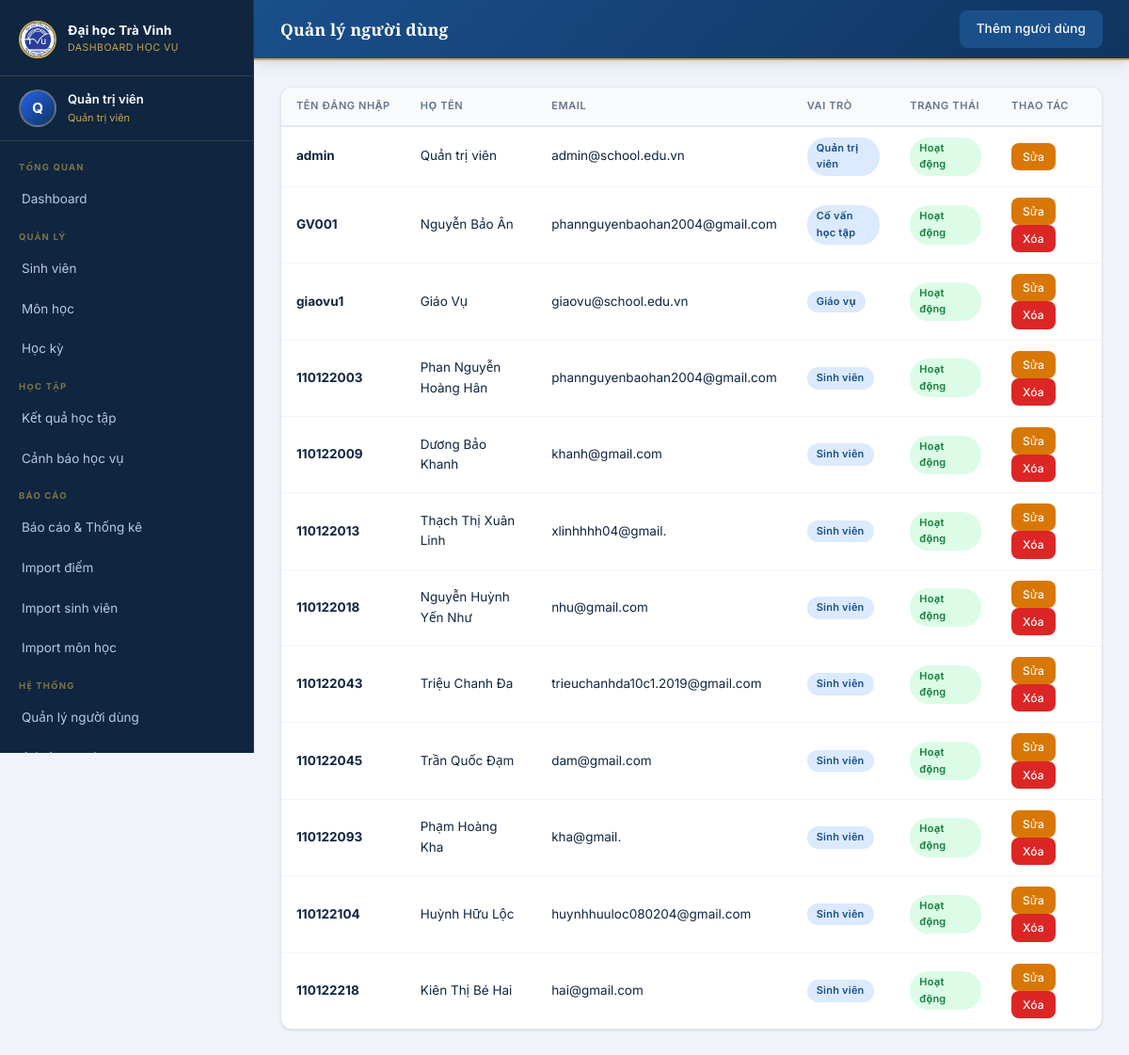
The page /accounts/users/ (signed in) on the database its author committed.
### accounts/models.py (models this page shows, shortened)
class CustomUser(AbstractUser):
    ROLE_CHOICES = [
        ('admin', 'Quản trị viên'),
        ('giaovu', 'Giáo vụ'),
        ('covan', 'Cố vấn học tập'),
        ('sinhvien', 'Sinh viên'),
    ]
    role = models.CharField(max_length=20, choices=ROLE_CHOICES, default='sinhvien', verbose_name='Vai trò')
    full_name = models.CharField(max_length=200, blank=True, verbose_name='Họ và tên')
    phone = models.CharField(max_length=15, blank=True, verbose_name='Số điện thoại')
    class Meta:
        verbose_name = 'Người dùng'
        verbose_name_plural = 'Người dùng'
    @property
    def is_admin(self):
        return self.role == 'admin'
    @property
    def is_giaovu(self):
        return self.role == 'giaovu'
    @property
    def is_sinhvien(self):
        return self.role == 'sinhvien'

### accounts/views.py (the view)
# urls.py: path('users/', views.user_list, name='user_list'),
@login_required
def user_list(request):
    if not (request.user.is_admin):
        messages.error(request, 'Bạn không có quyền truy cập.')
        return redirect('dashboard:index')
    users = CustomUser.objects.all().order_by('role', 'username')
    return render(request, 'accounts/user_list.html', {'users': users})

### templates/accounts/user_list.html (shortened to what this page needs)
{% extends 'base.html' %}
{% block page_title %}Quản lý người dùng{% endblock %}
{% block topbar_actions %}
<a href="{% url 'accounts:user_create' %}" class="btn btn-primary">Thêm người dùng</a>
{% endblock %}
{% block content %}
<div class="card">
    <div class="card-body" style="padding:0">
        <div class="table-responsive">
        <table class="data-table">
            <thead><tr>
                <th>Tên đăng nhập</th><th>Họ tên</th><th>Email</th><th>Vai trò</th><th>Trạng thái</th><th>Thao tác</th>
            </tr></thead>
            <tbody>
            {% for u in users %}
            <tr>
                <td><strong>{{ u.username }}</strong></td>
                <td>{{ u.full_name|default:'-' }}</td>
                <td>{{ u.email|default:'-' }}</td>
                <td><span class="badge badge-info">{{ u.get_role_display }}</span></td>
                <td>{% if u.is_active %}<span class="badge badge-success">Hoạt động</span>{% else %}<span class="badge badge-secondary">Khóa</span>{% endif %}</td>
                <td>
                    <a href="{% url 'accounts:user_edit' u.pk %}" class="btn btn-sm btn-warning">Sửa</a>
                    {% if u != request.user %}
                    <a href="{% url 'accounts:user_delete' u.pk %}" class="btn btn-sm btn-danger">Xóa</a>
                    {% endif %}
                </td>
            </tr>
            {% empty %}
            <tr><td colspan="6" style="text-align:center;color:#94a3b8;padding:32px">Chưa có người dùng</td></tr>
            {% endfor %}
            </tbody>
        </table>
        </div>
    </div>
</div>
{% endblock %}

### templates/base.html (shortened to what this page needs)
<!DOCTYPE html>
<html lang="vi">
<head>
    <link rel="stylesheet" href="/static/css/main.css?v=1.0.1">
</head>
<body>
{% if user.is_authenticated %}
<aside class="sidebar" id="sidebar">
    <div class="sidebar-brand">
        <img src="/static/img/logo_tvu.png" alt="TVU Logo"
             style="width:40px;height:40px;border-radius:50%;object-fit:cover;flex-shrink:0">
        <div>
            <div class="brand-text">Đại học Trà Vinh</div>
            <div class="brand-sub">Dashboard Học Vụ</div>
        </div>
    </div>
    <div class="sidebar-user">
        <div class="avatar">{{ user.full_name|first|upper|default:user.username|first|upper }}</div>
        <div class="user-info">
            <div class="user-name">{{ user.full_name|default:user.username }}</div>
            <div class="user-role">{{ user.get_role_display }}</div>
        </div>
    </div>
    <nav class="sidebar-nav">
        <div class="nav-section-title">Tổng quan</div>
        <a href="{% url 'dashboard:index' %}" class="{% if request.resolver_match.namespace == 'dashboard' and request.resolver_match.url_name == 'index' %}active{% endif %}">
            Dashboard
        </a>
        {% if not user.is_sinhvien %}
        <div class="nav-section-title">Quản lý</div>
        <a href="{% url 'students:sinhvien_list' %}" class="{% if request.resolver_match.namespace == 'students' and 'sinhvien' in request.resolver_match.url_name %}active{% endif %}">
            Sinh viên
        </a>
        {% if user.is_giaovu or user.is_admin %}
        <a href="{% url 'students:monhoc_list' %}" class="{% if 'monhoc' in request.resolver_match.url_name %}active{% endif %}">
            Môn học
        </a>
        <a href="{% url 'students:hocky_list' %}" class="{% if 'hocky' in request.resolver_match.url_name %}active{% endif %}">
            Học kỳ
        </a>
        {% endif %}
        {% else %}
        <div class="nav-section-title">Thông tin</div>
        {% endif %}
        <div class="nav-section-title">Học tập</div>
        <a href="{% url 'results:ketqua_list' %}" class="{% if request.resolver_match.namespace == 'results' %}active{% endif %}">
            Kết quả học tập
        </a>
        <a href="{% url 'academic_warnings:canhbao_list' %}" class="{% if request.resolver_match.namespace == 'academic_warnings' %}active{% endif %}">
            Cảnh báo học vụ
        </a>
        {% if not user.is_sinhvien %}
        <div class="nav-section-title">Báo cáo</div>
        <a href="{% url 'dashboard:bao_cao' %}" class="{% if request.resolver_match.url_name == 'bao_cao' %}active{% endif %}">
            Báo cáo & Thống kê
        </a>
        {% if user.is_giaovu or user.is_admin %}
        <a href="{% url 'results:import_diem' %}">
            Import điểm
        </a>
        <a href="{% url 'students:import_sinhvien' %}">
            Import sinh viên
        </a>
        <a href="{% url 'students:import_monhoc' %}">
            Import môn học
        </a>
        {% endif %}
        {% endif %}
        {% if user.is_admin %}
        <div class="nav-section-title">Hệ thống</div>
        <a href="{% url 'accounts:user_list' %}">
            Quản lý người dùng
        </a>
        <a href="/admin/">
        </a>
        {% endif %}
    </nav>
</aside>
<div class="main-wrapper">
    <header class="topbar">
        <div class="topbar-title">{% block page_title %}Dashboard{% endblock %}</div>
        <div class="topbar-actions">
            {% block topbar_actions %}{% endblock %}
        </div>
    </header>
    <main class="page-content">
        {% block content %}{% endblock %}
    </main>
</div>
{% else %}
{% block auth_content %}{% endblock %}
{% endif %}
</body>
</html>

### rows shown on the page
CustomUser: full_name|first "Q", full_name "Quản trị viên", role "Quản trị viên", username "admin", email "admin@school.edu.vn", is_active "Hoạt động"
CustomUser: username "GV001", full_name "Nguyễn Bảo Ân", email "phannguyenbaohan2004@gmail.com", role "Cố vấn học tập", is_active "Hoạt động", shows "Xóa"
CustomUser: username "giaovu1", full_name "Giáo Vụ", email "giaovu@school.edu.vn", role "Giáo vụ", is_active "Hoạt động", shows "Xóa"
CustomUser: username "110122003", full_name "Phan Nguyễn Hoàng Hân", email "phannguyenbaohan2004@gmail.com", role "Sinh viên", is_active "Hoạt động", shows "Xóa"
CustomUser: username "110122009", full_name "Dương Bảo Khanh", email "khanh@gmail.com", role "Sinh viên", is_active "Hoạt động", shows "Xóa"
CustomUser: username "110122013", full_name "Thạch Thị Xuân Linh", email "xlinhhhh04@gmail.", role "Sinh viên", is_active "Hoạt động", shows "Xóa"
CustomUser: username "110122018", full_name "Nguyễn Huỳnh Yến Như", email "nhu@gmail.com", role "Sinh viên", is_active "Hoạt động", shows "Xóa"
CustomUser: username "110122043", full_name "Triệu Chanh Đa", email "trieuchanhda10c1.2019@gmail.com", role "Sinh viên", is_active "Hoạt động", shows "Xóa"
CustomUser: username "110122045", full_name "Trần Quốc Đạm", email "dam@gmail.com", role "Sinh viên", is_active "Hoạt động", shows "Xóa"
CustomUser: username "110122093", full_name "Phạm Hoàng Kha", email "kha@gmail.", role "Sinh viên", is_active "Hoạt động", shows "Xóa"
CustomUser: username "110122104", full_name "Huỳnh Hữu Lộc", email "huynhhuuloc080204@gmail.com", role "Sinh viên", is_active "Hoạt động", shows "Xóa"
CustomUser: username "110122218", full_name "Kiên Thị Bé Hai", email "hai@gmail.com", role "Sinh viên", is_active "Hoạt động", shows "Xóa"
